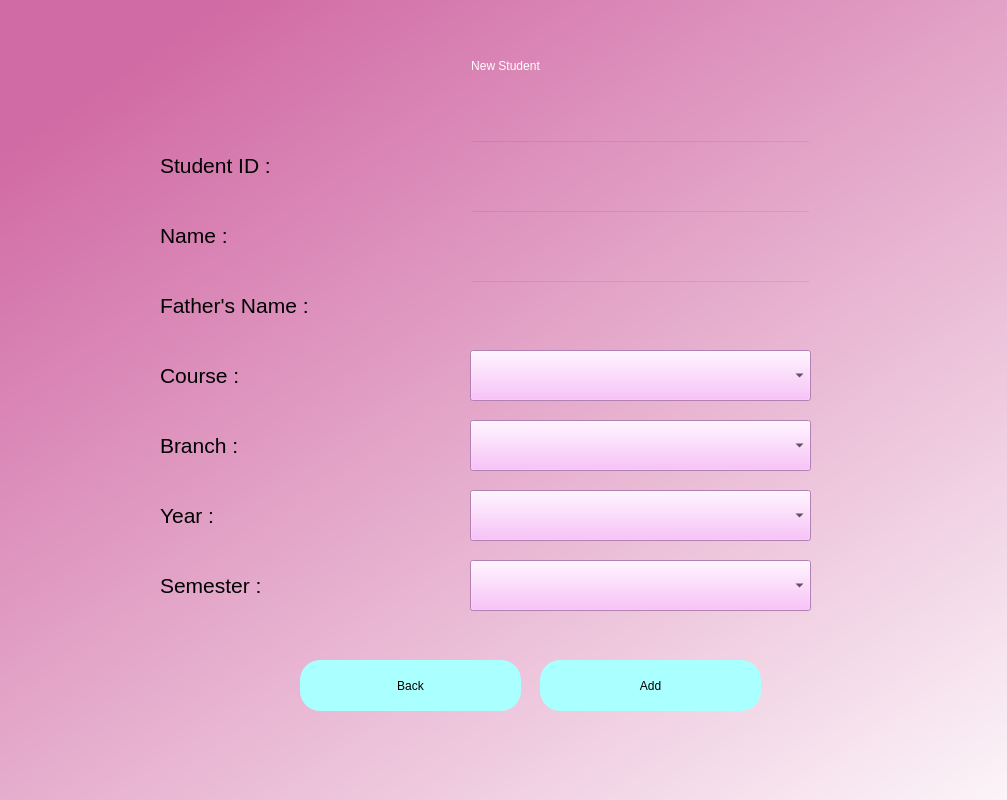
<?xml version="1.0" encoding="UTF-8"?>
<ui version="4.0">
 <class>newstudent</class>
 <widget class="QDialog" name="newstudent">
  <property name="geometry">
   <rect>
    <x>0</x>
    <y>0</y>
    <width>1007</width>
    <height>800</height>
   </rect>
  </property>
  <property name="windowTitle">
   <string>New Student</string>
  </property>
  <widget class="QWidget" name="bgwidget" native="true">
   <property name="geometry">
    <rect>
     <x>0</x>
     <y>0</y>
     <width>1201</width>
     <height>801</height>
    </rect>
   </property>
   <property name="styleSheet">
    <string notr="true">QWidget#bgwidget{
background-color:qlineargradient(spread:pad, x1:0.091, y1:0.101636, x2:0.991379, y2:0.977, stop:0 rgba(209, 107, 165, 255), stop:1 rgba(255, 255, 255, 255));}</string>
   </property>
   <widget class="QLabel" name="label">
    <property name="geometry">
     <rect>
      <x>10</x>
      <y>30</y>
      <width>991</width>
      <height>71</height>
     </rect>
    </property>
    <property name="styleSheet">
     <string notr="true">font: 36pt &quot;MS Shell Dlg 2&quot;; color:rgb(255, 255, 255)</string>
    </property>
    <property name="text">
     <string>New Student</string>
    </property>
    <property name="alignment">
     <set>Qt::AlignCenter</set>
    </property>
   </widget>
   <widget class="QPushButton" name="sback">
    <property name="geometry">
     <rect>
      <x>300</x>
      <y>660</y>
      <width>221</width>
      <height>51</height>
     </rect>
    </property>
    <property name="styleSheet">
     <string notr="true">border-radius:20px;
background-color: rgb(170, 255, 255);
font: 14pt &quot;MS Shell Dlg 2&quot;;</string>
    </property>
    <property name="text">
     <string>Back</string>
    </property>
   </widget>
   <widget class="QLineEdit" name="st1">
    <property name="geometry">
     <rect>
      <x>470</x>
      <y>140</y>
      <width>341</width>
      <height>51</height>
     </rect>
    </property>
    <property name="styleSheet">
     <string notr="true">background-color:rgba(0,0,0,0);
font: 14pt &quot;MS Shell Dlg 2&quot;;</string>
    </property>
   </widget>
   <widget class="QLineEdit" name="st2">
    <property name="geometry">
     <rect>
      <x>470</x>
      <y>210</y>
      <width>341</width>
      <height>51</height>
     </rect>
    </property>
    <property name="styleSheet">
     <string notr="true">background-color:rgba(0,0,0,0);
font: 14pt &quot;MS Shell Dlg 2&quot;;</string>
    </property>
   </widget>
   <widget class="QLabel" name="label_3">
    <property name="geometry">
     <rect>
      <x>160</x>
      <y>140</y>
      <width>241</width>
      <height>51</height>
     </rect>
    </property>
    <property name="font">
     <font>
      <family>MS Shell Dlg 2</family>
      <pointsize>16</pointsize>
      <weight>50</weight>
      <italic>false</italic>
      <bold>false</bold>
     </font>
    </property>
    <property name="styleSheet">
     <string notr="true">font: 16pt &quot;MS Shell Dlg 2&quot;;</string>
    </property>
    <property name="text">
     <string>Student ID :</string>
    </property>
   </widget>
   <widget class="QLabel" name="label_4">
    <property name="geometry">
     <rect>
      <x>160</x>
      <y>420</y>
      <width>241</width>
      <height>51</height>
     </rect>
    </property>
    <property name="font">
     <font>
      <family>MS Shell Dlg 2</family>
      <pointsize>16</pointsize>
      <weight>50</weight>
      <italic>false</italic>
      <bold>false</bold>
     </font>
    </property>
    <property name="styleSheet">
     <string notr="true">font: 16pt &quot;MS Shell Dlg 2&quot;;</string>
    </property>
    <property name="text">
     <string>Branch :</string>
    </property>
   </widget>
   <widget class="QLabel" name="error">
    <property name="geometry">
     <rect>
      <x>440</x>
      <y>540</y>
      <width>341</width>
      <height>20</height>
     </rect>
    </property>
    <property name="styleSheet">
     <string notr="true">font: 12pt &quot;MS Shell Dlg 2&quot;; color:red;</string>
    </property>
    <property name="text">
     <string/>
    </property>
   </widget>
   <widget class="QLabel" name="label_5">
    <property name="geometry">
     <rect>
      <x>160</x>
      <y>560</y>
      <width>241</width>
      <height>51</height>
     </rect>
    </property>
    <property name="font">
     <font>
      <family>MS Shell Dlg 2</family>
      <pointsize>16</pointsize>
      <weight>50</weight>
      <italic>false</italic>
      <bold>false</bold>
     </font>
    </property>
    <property name="styleSheet">
     <string notr="true">font: 16pt &quot;MS Shell Dlg 2&quot;;</string>
    </property>
    <property name="text">
     <string>Semester :</string>
    </property>
   </widget>
   <widget class="QLineEdit" name="st3">
    <property name="geometry">
     <rect>
      <x>470</x>
      <y>280</y>
      <width>341</width>
      <height>51</height>
     </rect>
    </property>
    <property name="styleSheet">
     <string notr="true">background-color:rgba(0,0,0,0);
font: 14pt &quot;MS Shell Dlg 2&quot;;</string>
    </property>
   </widget>
   <widget class="QLabel" name="label_6">
    <property name="geometry">
     <rect>
      <x>160</x>
      <y>210</y>
      <width>241</width>
      <height>51</height>
     </rect>
    </property>
    <property name="font">
     <font>
      <family>MS Shell Dlg 2</family>
      <pointsize>16</pointsize>
      <weight>50</weight>
      <italic>false</italic>
      <bold>false</bold>
     </font>
    </property>
    <property name="styleSheet">
     <string notr="true">font: 16pt &quot;MS Shell Dlg 2&quot;;</string>
    </property>
    <property name="text">
     <string>Name :</string>
    </property>
   </widget>
   <widget class="QLabel" name="label_7">
    <property name="geometry">
     <rect>
      <x>160</x>
      <y>280</y>
      <width>241</width>
      <height>51</height>
     </rect>
    </property>
    <property name="font">
     <font>
      <family>MS Shell Dlg 2</family>
      <pointsize>16</pointsize>
      <weight>50</weight>
      <italic>false</italic>
      <bold>false</bold>
     </font>
    </property>
    <property name="styleSheet">
     <string notr="true">font: 16pt &quot;MS Shell Dlg 2&quot;;</string>
    </property>
    <property name="text">
     <string>Father's Name :</string>
    </property>
   </widget>
   <widget class="QLabel" name="label_8">
    <property name="geometry">
     <rect>
      <x>160</x>
      <y>490</y>
      <width>241</width>
      <height>51</height>
     </rect>
    </property>
    <property name="font">
     <font>
      <family>MS Shell Dlg 2</family>
      <pointsize>16</pointsize>
      <weight>50</weight>
      <italic>false</italic>
      <bold>false</bold>
     </font>
    </property>
    <property name="styleSheet">
     <string notr="true">font: 16pt &quot;MS Shell Dlg 2&quot;;</string>
    </property>
    <property name="text">
     <string>Year :</string>
    </property>
   </widget>
   <widget class="QLabel" name="label_9">
    <property name="geometry">
     <rect>
      <x>160</x>
      <y>350</y>
      <width>241</width>
      <height>51</height>
     </rect>
    </property>
    <property name="font">
     <font>
      <family>MS Shell Dlg 2</family>
      <pointsize>16</pointsize>
      <weight>50</weight>
      <italic>false</italic>
      <bold>false</bold>
     </font>
    </property>
    <property name="styleSheet">
     <string notr="true">font: 16pt &quot;MS Shell Dlg 2&quot;;</string>
    </property>
    <property name="text">
     <string>Course :</string>
    </property>
   </widget>
   <widget class="QPushButton" name="sadd">
    <property name="geometry">
     <rect>
      <x>540</x>
      <y>660</y>
      <width>221</width>
      <height>51</height>
     </rect>
    </property>
    <property name="styleSheet">
     <string notr="true">border-radius:20px;
background-color: rgb(170, 255, 255);
font: 14pt &quot;MS Shell Dlg 2&quot;;</string>
    </property>
    <property name="text">
     <string>Add</string>
    </property>
   </widget>
   <widget class="QComboBox" name="scm1">
    <property name="geometry">
     <rect>
      <x>470</x>
      <y>350</y>
      <width>341</width>
      <height>51</height>
     </rect>
    </property>
    <property name="styleSheet">
     <string notr="true">background-color:rgb(249, 180, 249);
font: 14pt &quot;MS Shell Dlg 2&quot;;</string>
    </property>
   </widget>
   <widget class="QComboBox" name="scm2">
    <property name="geometry">
     <rect>
      <x>470</x>
      <y>420</y>
      <width>341</width>
      <height>51</height>
     </rect>
    </property>
    <property name="styleSheet">
     <string notr="true">background-color:rgb(249, 180, 249);
font: 14pt &quot;MS Shell Dlg 2&quot;;</string>
    </property>
   </widget>
   <widget class="QComboBox" name="scm3">
    <property name="geometry">
     <rect>
      <x>470</x>
      <y>490</y>
      <width>341</width>
      <height>51</height>
     </rect>
    </property>
    <property name="styleSheet">
     <string notr="true">background-color:rgb(249, 180, 249);
font: 14pt &quot;MS Shell Dlg 2&quot;;</string>
    </property>
   </widget>
   <widget class="QComboBox" name="scm4">
    <property name="geometry">
     <rect>
      <x>470</x>
      <y>560</y>
      <width>341</width>
      <height>51</height>
     </rect>
    </property>
    <property name="styleSheet">
     <string notr="true">background-color:rgb(249, 180, 249);
font: 14pt &quot;MS Shell Dlg 2&quot;;</string>
    </property>
   </widget>
  </widget>
 </widget>
 <resources/>
 <connections/>
</ui>
